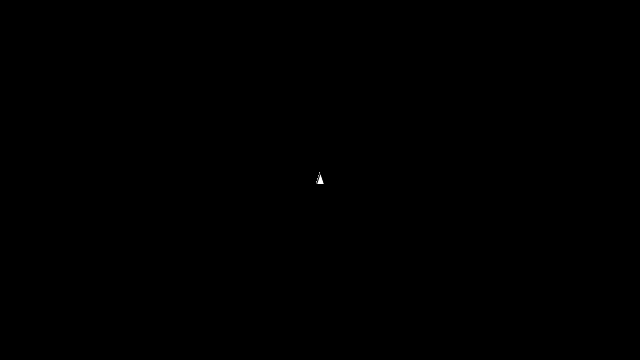
Frame 1 (no input)
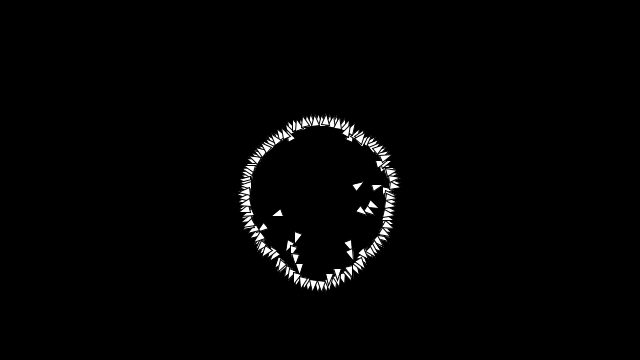
Frame 60 (the mouse pressed at the canvas centre just before this capture)
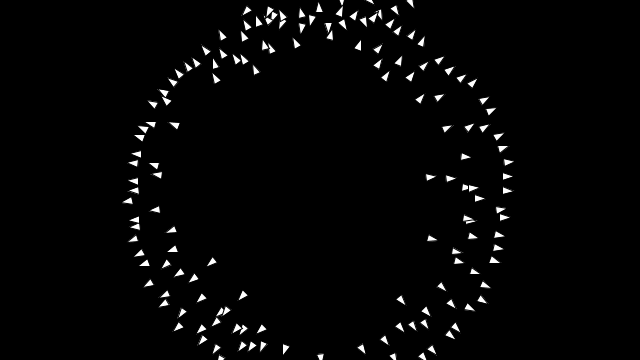
Frame 120 (the mouse held since frame 60 and released just before this capture)

The Processing sketch that drew these frames (run headless with seeded random() and noise(); from frame 60 on, the mouse is pressed at the canvas centre):

// Processing sketch: Flocking
// ── Flocking.pde
int pop = 150;
Flock flock;

void setup()
{
  size(640, 360);
  flock = new Flock();
}

void update()
{
 flock.update();
}

void draw()
{
 background(0); 
 
 flock.render();
   
 update();
}

// ── Boid.pde
class Boid
{
 int s;
 int mag;
 int radi;
 float r;
 int maxSpeed;
 float maxSteer;
 float rotation;
 PVector pos;
 PVector vel;
 PVector acc;
 PVector a, b, c;
 
 Boid()
 {
  s = 4;
  r = s/2;
  maxSteer = 0.03;
  maxSpeed = 2;
  radi = 50;
  mag = 2;
  //pos = new PVector(random(width), random(height));
  pos = new PVector(width/2, height/2);
  float angle = random(TWO_PI);
  vel = new PVector(cos(angle), sin(angle));
  //vel = new PVector(random(-1, 1), random(-1, 1)); 
  acc = new PVector(0, 0);
  a = new PVector(pos.x, pos.y - s*2);
  b = new PVector(pos.x - s, pos.y + s);
  c = new PVector(pos.x + s, pos.y + s);
 }
 
 void update()
 {
  vel.add(acc);
  vel.limit(maxSpeed);
  pos.add(vel); 
  rotation = vel.heading() + HALF_PI;
  acc.set(0, 0);
  
  turn();
  
  if (pos.x < -r)
    pos.x = width+r;
  else if (pos.y < -r)
    pos.y = height+r;
  else if (pos.x > width+r)
    pos.x = -r;
  else if (pos.y > height+r)
    pos.y = -r;
 }
 
 void turn()
 {
  a.set(pos.x, pos.y - s*2);
  b.set(pos.x - s, pos.y + s);
  c.set(pos.x + s, pos.y + s);
  
  a.set(Rotate(a, pos, rotation));
  b.set(Rotate(b, pos, rotation));
  c.set(Rotate(c, pos, rotation));
 }
 
 PVector Rotate(PVector P1, PVector P2, float angle)
 {
  PVector dis = PVector.sub(P1, P2);
  dis.rotate(angle);
  return PVector.add(P2, dis);
 }
 
 void aline(Boid boid[])
 {
  int total = 0;
  PVector avarage = new PVector();
  for (Boid b : boid)
  {
   float d = dist(pos.x, pos.y, b.pos.x, b.pos.y);
   if (d > 0 && d <= radi)
   {
    total++;
    avarage.add(b.vel);
   }
  }
  if (total > 0)
  {
   avarage.div(total);
   avarage.setMag(mag); //changes the speed
   avarage.sub(vel);
   avarage.limit(maxSteer);
   acc.add(avarage);
  }
 }
 
 void cohesion(Boid boid[])
 {
  int total = 0;
  PVector avarage = new PVector();
  for (Boid b : boid)
  {
   float d = dist(pos.x, pos.y, b.pos.x, b.pos.y);
   if (d > 0 && d <= radi)
   {
    total++;
    avarage.add(b.pos);
   }
  }
  if (total > 0)
  {
   avarage.div(total);
   avarage.sub(pos);
   avarage.setMag(mag); //changes the speed
   avarage.sub(vel);
   avarage.limit(maxSteer);
   acc.add(avarage);
  }
 }
 
 void separation(Boid boid[])
 {
  int total = 0;
  PVector avarage = new PVector();
  for (Boid b : boid)
  {
   float d = dist(pos.x, pos.y, b.pos.x, b.pos.y);
   if (d > 0 && d <= radi-25)
   {
    PVector diff = PVector.sub(pos, b.pos);
    diff.div(d);
    total++;
    avarage.add(diff);
   }
  }
  if (total > 0)
  {
   avarage.div(total);
   avarage.setMag(mag); //changes the speed
   avarage.sub(vel);
   avarage.limit(maxSteer);
   acc.add(avarage.mult(1.5));
  }
 }
 
 void render()
 {
  //ellipse(pos.x, pos.y, s, s);
  triangle(a.x, a.y, b.x, b.y, c.x, c.y);
 }
}

// ── Flock.pde
Boid boid[];

class Flock
{
 Flock()
 {
  boid = new Boid[pop];
    for (int i = 0; i < pop; i++)
      boid[i] = new Boid();
 }
 
 void update()
 {
  for (Boid b : boid)
  {
   b.update(); 
   b.separation(boid);
   b.aline(boid);
   b.cohesion(boid);
  } 
 }
 
 void render()
 {
  for (Boid b : boid)  
   b.render();
 }
}
